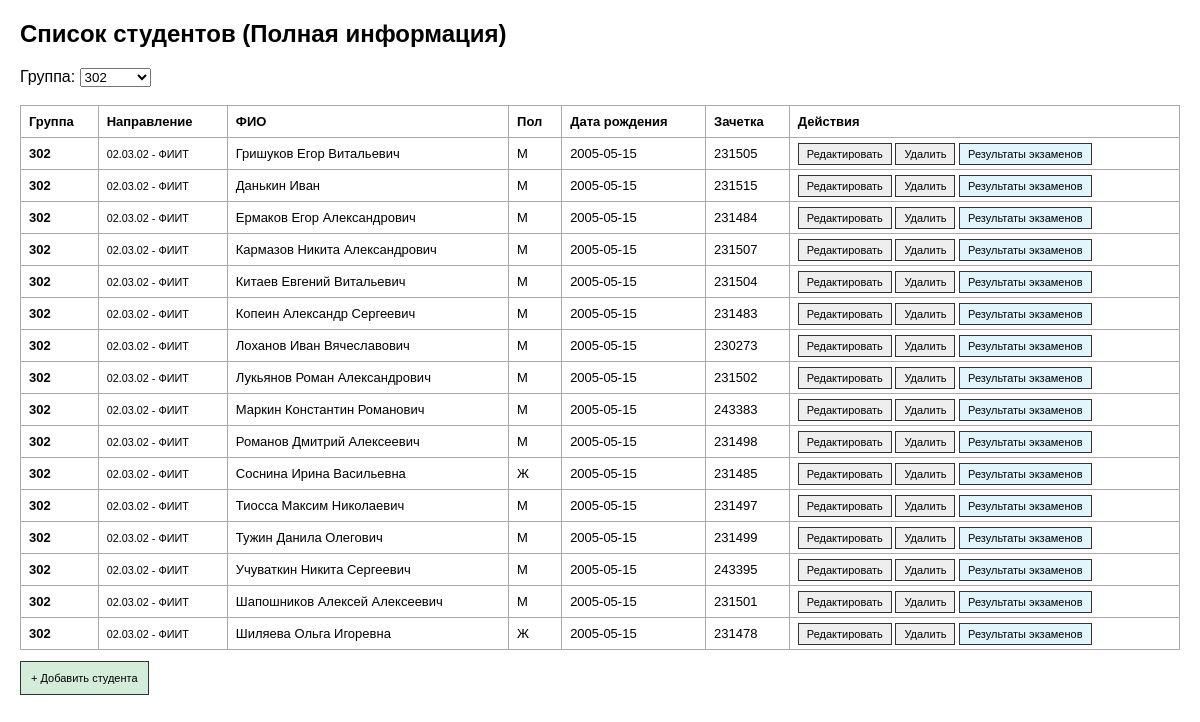
Page /index.php?group_id=2 on the committed database.
### tables this page shows
CREATE TABLE students (id INTEGER PRIMARY KEY AUTOINCREMENT, group_id INTEGER, full_name TEXT, gender TEXT, birth_date TEXT, card_id TEXT);

CREATE TABLE groups (id INTEGER PRIMARY KEY AUTOINCREMENT, number TEXT, major TEXT, start_year INTEGER);

### public/index.php (the view, shortened to what this page needs)
<?php
$pdo = new PDO("sqlite:" . __DIR__ . "/../data/university.db");
$groupId = $_GET['group_id'] ?? '';
$groups = $pdo->query("SELECT * FROM groups ORDER BY number")->fetchAll(PDO::FETCH_ASSOC);
$sql = "SELECT s.*, g.number as g_num, g.major as g_major
        FROM students s JOIN groups g ON s.group_id = g.id";
if ($groupId) $sql .= " WHERE g.id = " . (int)$groupId;
$sql .= " ORDER BY g.number, s.full_name";
$students = $pdo->query($sql)->fetchAll(PDO::FETCH_ASSOC);
?>
<!DOCTYPE html>
<html lang="ru">
<head>
</head>
<body>
    <h2>Список студентов (Полная информация)</h2>
    <form method="GET">
        Группа: <select name="group_id" onchange="this.form.submit()">
            <?php foreach($groups as $g): ?>
                <option value="<?= $g['id'] ?>" <?= $groupId == $g['id'] ? 'selected' : '' ?>><?= $g['number'] ?></option>
            <?php endforeach; ?>
        </select>
    </form>
    <br>
    <table>
        <tr>
            <th>Группа</th><th>Направление</th><th>ФИО</th><th>Пол</th><th>Дата рождения</th><th>Зачетка</th><th>Действия</th>
        </tr>
        <?php foreach($students as $s): ?>
        <tr>
            <td><b><?= $s['g_num'] ?></b></td>
            <td><small><?= $s['g_major'] ?></small></td>
            <td><?= htmlspecialchars($s['full_name']) ?></td>
            <td><?= $s['gender'] ?></td>
            <td><?= $s['birth_date'] ?></td>
            <td><?= $s['card_id'] ?></td>
            <td>
                <a class="btn" href="student_form.php?id=<?= $s['id'] ?>">Редактировать</a>
                <a class="btn" href="student_delete.php?id=<?= $s['id'] ?>" onclick="return confirm('Удалить?')">Удалить</a>
                <a class="btn" href="exams.php?student_id=<?= $s['id'] ?>" style="background:#e1f5fe">Результаты экзаменов</a>
            </td>
        </tr>
        <?php endforeach; ?>
    </table>
    <br><a href="student_form.php" class="btn" style="background:#d4edda; padding:10px;">+ Добавить студента</a>
</body>
</html>

### public/index.php (style rules this page uses)
body { font-family: sans-serif; margin: 20px; }
table { border-collapse: collapse; width: 100%; font-size: 13px; }
th, td { border: 1px solid #aaa; padding: 8px; text-align: left; }
.btn { padding: 4px 8px; text-decoration: none; border: 1px solid #333; background: #eee; color: #000; font-size: 11px; }

### rows in the picture
students: group.number "302", group.major "02.03.02 - ФИИТ", full_name "Гришуков Егор Витальевич", gender "М", birth_date "2005-05-15", card "231505"
students: group.number "302", group.major "02.03.02 - ФИИТ", full_name "Данькин Иван", gender "М", birth_date "2005-05-15", card "231515"
students: group.number "302", group.major "02.03.02 - ФИИТ", full_name "Ермаков Егор Александрович", gender "М", birth_date "2005-05-15", card "231484"
students: group.number "302", group.major "02.03.02 - ФИИТ", full_name "Кармазов Никита Александрович", gender "М", birth_date "2005-05-15", card "231507"
students: group.number "302", group.major "02.03.02 - ФИИТ", full_name "Китаев Евгений Витальевич", gender "М", birth_date "2005-05-15", card "231504"
students: group.number "302", group.major "02.03.02 - ФИИТ", full_name "Копеин Александр Сергеевич", gender "М", birth_date "2005-05-15", card "231483"
students: group.number "302", group.major "02.03.02 - ФИИТ", full_name "Лоханов Иван Вячеславович", gender "М", birth_date "2005-05-15", card "230273"
students: group.number "302", group.major "02.03.02 - ФИИТ", full_name "Лукьянов Роман Александрович", gender "М", birth_date "2005-05-15", card "231502"
students: group.number "302", group.major "02.03.02 - ФИИТ", full_name "Маркин Константин Романович", gender "М", birth_date "2005-05-15", card "243383"
students: group.number "302", group.major "02.03.02 - ФИИТ", full_name "Романов Дмитрий Алексеевич", gender "М", birth_date "2005-05-15", card "231498"
students: group.number "302", group.major "02.03.02 - ФИИТ", full_name "Соснина Ирина Васильевна", gender "Ж", birth_date "2005-05-15", card "231485"
students: group.number "302", group.major "02.03.02 - ФИИТ", full_name "Тиосса Максим Николаевич", gender "М", birth_date "2005-05-15", card "231497"
students: group.number "302", group.major "02.03.02 - ФИИТ", full_name "Тужин Данила Олегович", gender "М", birth_date "2005-05-15", card "231499"
students: group.number "302", group.major "02.03.02 - ФИИТ", full_name "Учуваткин Никита Сергеевич", gender "М", birth_date "2005-05-15", card "243395"
students: group.number "302", group.major "02.03.02 - ФИИТ", full_name "Шапошников Алексей Алексеевич", gender "М", birth_date "2005-05-15", card "231501"
students: group.number "302", group.major "02.03.02 - ФИИТ", full_name "Шиляева Ольга Игоревна", gender "Ж", birth_date "2005-05-15", card "231478"

### other values in the picture
form field group_id "302"
